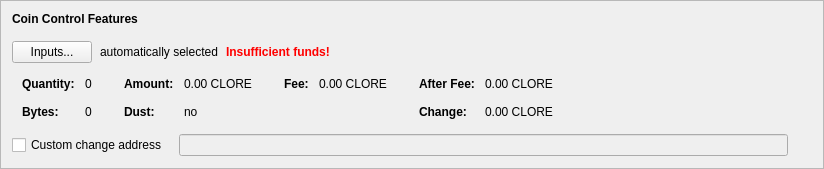
      <widget class="QFrame" name="frameCoinControl">
       <property name="sizePolicy">
        <sizepolicy hsizetype="Preferred" vsizetype="Fixed">
         <horstretch>0</horstretch>
         <verstretch>0</verstretch>
        </sizepolicy>
       </property>
       <property name="frameShape">
        <enum>QFrame::StyledPanel</enum>
       </property>
       <property name="frameShadow">
        <enum>QFrame::Raised</enum>
       </property>
       <layout class="QVBoxLayout" name="verticalLayout_4">
        <item>
         <layout class="QVBoxLayout" name="verticalLayoutCoinControl" stretch="0,0,0,0,0">
          <property name="spacing">
           <number>0</number>
          </property>
          <property name="sizeConstraint">
           <enum>QLayout::SetDefaultConstraint</enum>
          </property>
          <property name="leftMargin">
           <number>0</number>
          </property>
          <property name="topMargin">
           <number>0</number>
          </property>
          <item>
           <layout class="QHBoxLayout" name="horizontalLayoutCoinControl1">
            <property name="bottomMargin">
             <number>15</number>
            </property>
            <item>
             <widget class="QLabel" name="labelCoinControlFeatures">
              <property name="sizePolicy">
               <sizepolicy hsizetype="Preferred" vsizetype="Maximum">
                <horstretch>0</horstretch>
                <verstretch>0</verstretch>
               </sizepolicy>
              </property>
              <property name="font">
               <font>
                <weight>75</weight>
                <bold>true</bold>
               </font>
              </property>
              <property name="styleSheet">
               <string notr="true">font-weight:bold;</string>
              </property>
              <property name="text">
               <string>Coin Control Features</string>
              </property>
             </widget>
            </item>
           </layout>
          </item>
          <item>
           <layout class="QHBoxLayout" name="horizontalLayoutCoinControl2" stretch="0,0,0,0">
            <property name="spacing">
             <number>8</number>
            </property>
            <property name="bottomMargin">
             <number>10</number>
            </property>
            <item>
             <widget class="QPushButton" name="pushButtonCoinControl">
              <property name="styleSheet">
               <string notr="true"/>
              </property>
              <property name="text">
               <string>Inputs...</string>
              </property>
              <property name="autoDefault">
               <bool>false</bool>
              </property>
             </widget>
            </item>
            <item>
             <widget class="QLabel" name="labelCoinControlAutomaticallySelected">
              <property name="text">
               <string>automatically selected</string>
              </property>
              <property name="margin">
               <number>5</number>
              </property>
             </widget>
            </item>
            <item>
             <widget class="QLabel" name="labelCoinControlInsuffFunds">
              <property name="font">
               <font>
                <weight>75</weight>
                <bold>true</bold>
               </font>
              </property>
              <property name="styleSheet">
               <string notr="true">color:red;font-weight:bold;</string>
              </property>
              <property name="text">
               <string>Insufficient funds!</string>
              </property>
              <property name="margin">
               <number>5</number>
              </property>
             </widget>
            </item>
            <item>
             <spacer name="horizontalSpacerCoinControl">
              <property name="orientation">
               <enum>Qt::Horizontal</enum>
              </property>
              <property name="sizeHint" stdset="0">
               <size>
                <width>40</width>
                <height>1</height>
               </size>
              </property>
             </spacer>
            </item>
           </layout>
          </item>
          <item>
           <widget class="QWidget" name="widgetCoinControl" native="true">
            <property name="sizePolicy">
             <sizepolicy hsizetype="Preferred" vsizetype="Preferred">
              <horstretch>0</horstretch>
              <verstretch>0</verstretch>
             </sizepolicy>
            </property>
            <property name="minimumSize">
             <size>
              <width>0</width>
              <height>0</height>
             </size>
            </property>
            <property name="styleSheet">
             <string notr="true"/>
            </property>
            <layout class="QHBoxLayout" name="horizontalLayoutCoinControl5">
             <property name="leftMargin">
              <number>0</number>
             </property>
             <property name="topMargin">
              <number>0</number>
             </property>
             <property name="rightMargin">
              <number>0</number>
             </property>
             <property name="bottomMargin">
              <number>0</number>
             </property>
             <item>
              <layout class="QHBoxLayout" name="horizontalLayoutCoinControl3" stretch="0,0,0,1">
               <property name="spacing">
                <number>20</number>
               </property>
               <property name="topMargin">
                <number>0</number>
               </property>
               <property name="bottomMargin">
                <number>10</number>
               </property>
               <item>
                <layout class="QFormLayout" name="formLayoutCoinControl1">
                 <property name="horizontalSpacing">
                  <number>10</number>
                 </property>
                 <property name="verticalSpacing">
                  <number>14</number>
                 </property>
                 <property name="leftMargin">
                  <number>10</number>
                 </property>
                 <property name="topMargin">
                  <number>4</number>
                 </property>
                 <property name="rightMargin">
                  <number>6</number>
                 </property>
                 <item row="0" column="0">
                  <widget class="QLabel" name="labelCoinControlQuantityText">
                   <property name="font">
                    <font>
                     <weight>75</weight>
                     <bold>true</bold>
                    </font>
                   </property>
                   <property name="text">
                    <string>Quantity:</string>
                   </property>
                   <property name="margin">
                    <number>0</number>
                   </property>
                  </widget>
                 </item>
                 <item row="0" column="1">
                  <widget class="QLabel" name="labelCoinControlQuantity">
                   <property name="cursor">
                    <cursorShape>IBeamCursor</cursorShape>
                   </property>
                   <property name="contextMenuPolicy">
                    <enum>Qt::ActionsContextMenu</enum>
                   </property>
                   <property name="text">
                    <string notr="true">0</string>
                   </property>
                   <property name="margin">
                    <number>0</number>
                   </property>
                   <property name="textInteractionFlags">
                    <set>Qt::LinksAccessibleByMouse|Qt::TextSelectableByKeyboard|Qt::TextSelectableByMouse</set>
                   </property>
                  </widget>
                 </item>
                 <item row="1" column="0">
                  <widget class="QLabel" name="labelCoinControlBytesText">
                   <property name="font">
                    <font>
                     <weight>75</weight>
                     <bold>true</bold>
                    </font>
                   </property>
                   <property name="text">
                    <string>Bytes:</string>
                   </property>
                  </widget>
                 </item>
                 <item row="1" column="1">
                  <widget class="QLabel" name="labelCoinControlBytes">
                   <property name="cursor">
                    <cursorShape>IBeamCursor</cursorShape>
                   </property>
                   <property name="contextMenuPolicy">
                    <enum>Qt::ActionsContextMenu</enum>
                   </property>
                   <property name="text">
                    <string notr="true">0</string>
                   </property>
                   <property name="textInteractionFlags">
                    <set>Qt::LinksAccessibleByMouse|Qt::TextSelectableByKeyboard|Qt::TextSelectableByMouse</set>
                   </property>
                  </widget>
                 </item>
                </layout>
               </item>
               <item>
                <layout class="QFormLayout" name="formLayoutCoinControl2">
                 <property name="horizontalSpacing">
                  <number>10</number>
                 </property>
                 <property name="verticalSpacing">
                  <number>14</number>
                 </property>
                 <property name="leftMargin">
                  <number>6</number>
                 </property>
                 <property name="topMargin">
                  <number>4</number>
                 </property>
                 <property name="rightMargin">
                  <number>6</number>
                 </property>
                 <item row="0" column="0">
                  <widget class="QLabel" name="labelCoinControlAmountText">
                   <property name="font">
                    <font>
                     <weight>75</weight>
                     <bold>true</bold>
                    </font>
                   </property>
                   <property name="text">
                    <string>Amount:</string>
                   </property>
                   <property name="margin">
                    <number>0</number>
                   </property>
                  </widget>
                 </item>
                 <item row="0" column="1">
                  <widget class="QLabel" name="labelCoinControlAmount">
                   <property name="cursor">
                    <cursorShape>IBeamCursor</cursorShape>
                   </property>
                   <property name="contextMenuPolicy">
                    <enum>Qt::ActionsContextMenu</enum>
                   </property>
                   <property name="text">
                    <string notr="true">0.00 CLORE</string>
                   </property>
                   <property name="textInteractionFlags">
                    <set>Qt::LinksAccessibleByMouse|Qt::TextSelectableByKeyboard|Qt::TextSelectableByMouse</set>
                   </property>
                  </widget>
                 </item>
                 <item row="1" column="0">
                  <widget class="QLabel" name="labelCoinControlLowOutputText">
                   <property name="font">
                    <font>
                     <weight>75</weight>
                     <bold>true</bold>
                    </font>
                   </property>
                   <property name="text">
                    <string>Dust:</string>
                   </property>
                  </widget>
                 </item>
                 <item row="1" column="1">
                  <widget class="QLabel" name="labelCoinControlLowOutput">
                   <property name="cursor">
                    <cursorShape>IBeamCursor</cursorShape>
                   </property>
                   <property name="contextMenuPolicy">
                    <enum>Qt::ActionsContextMenu</enum>
                   </property>
                   <property name="text">
                    <string notr="true">no</string>
                   </property>
                   <property name="textInteractionFlags">
                    <set>Qt::LinksAccessibleByMouse|Qt::TextSelectableByKeyboard|Qt::TextSelectableByMouse</set>
                   </property>
                  </widget>
                 </item>
                </layout>
               </item>
               <item>
                <layout class="QFormLayout" name="formLayoutCoinControl3">
                 <property name="horizontalSpacing">
                  <number>10</number>
                 </property>
                 <property name="verticalSpacing">
                  <number>14</number>
                 </property>
                 <property name="leftMargin">
                  <number>6</number>
                 </property>
                 <property name="topMargin">
                  <number>4</number>
                 </property>
                 <property name="rightMargin">
                  <number>6</number>
                 </property>
                 <item row="0" column="0">
                  <widget class="QLabel" name="labelCoinControlFeeText">
                   <property name="font">
                    <font>
                     <weight>75</weight>
                     <bold>true</bold>
                    </font>
                   </property>
                   <property name="text">
                    <string>Fee:</string>
                   </property>
                   <property name="margin">
                    <number>0</number>
                   </property>
                  </widget>
                 </item>
                 <item row="0" column="1">
                  <widget class="QLabel" name="labelCoinControlFee">
                   <property name="cursor">
                    <cursorShape>IBeamCursor</cursorShape>
                   </property>
                   <property name="contextMenuPolicy">
                    <enum>Qt::ActionsContextMenu</enum>
                   </property>
                   <property name="text">
                    <string notr="true">0.00 CLORE</string>
                   </property>
                   <property name="textInteractionFlags">
                    <set>Qt::LinksAccessibleByMouse|Qt::TextSelectableByKeyboard|Qt::TextSelectableByMouse</set>
                   </property>
                  </widget>
                 </item>
                </layout>
               </item>
               <item>
                <layout class="QFormLayout" name="formLayoutCoinControl4">
                 <property name="horizontalSpacing">
                  <number>10</number>
                 </property>
                 <property name="verticalSpacing">
                  <number>14</number>
                 </property>
                 <property name="leftMargin">
                  <number>6</number>
                 </property>
                 <property name="topMargin">
                  <number>4</number>
                 </property>
                 <property name="rightMargin">
                  <number>6</number>
                 </property>
                 <item row="0" column="0">
                  <widget class="QLabel" name="labelCoinControlAfterFeeText">
                   <property name="font">
                    <font>
                     <weight>75</weight>
                     <bold>true</bold>
                    </font>
                   </property>
                   <property name="text">
                    <string>After Fee:</string>
                   </property>
                   <property name="margin">
                    <number>0</number>
                   </property>
                  </widget>
                 </item>
                 <item row="0" column="1">
                  <widget class="QLabel" name="labelCoinControlAfterFee">
                   <property name="cursor">
                    <cursorShape>IBeamCursor</cursorShape>
                   </property>
                   <property name="contextMenuPolicy">
                    <enum>Qt::ActionsContextMenu</enum>
                   </property>
                   <property name="text">
                    <string notr="true">0.00 CLORE</string>
                   </property>
                   <property name="textInteractionFlags">
                    <set>Qt::LinksAccessibleByMouse|Qt::TextSelectableByKeyboard|Qt::TextSelectableByMouse</set>
                   </property>
                  </widget>
                 </item>
                 <item row="1" column="0">
                  <widget class="QLabel" name="labelCoinControlChangeText">
                   <property name="font">
                    <font>
                     <weight>75</weight>
                     <bold>true</bold>
                    </font>
                   </property>
                   <property name="text">
                    <string>Change:</string>
                   </property>
                  </widget>
                 </item>
                 <item row="1" column="1">
                  <widget class="QLabel" name="labelCoinControlChange">
                   <property name="cursor">
                    <cursorShape>IBeamCursor</cursorShape>
                   </property>
                   <property name="contextMenuPolicy">
                    <enum>Qt::ActionsContextMenu</enum>
                   </property>
                   <property name="text">
                    <string notr="true">0.00 CLORE</string>
                   </property>
                   <property name="textInteractionFlags">
                    <set>Qt::LinksAccessibleByMouse|Qt::TextSelectableByKeyboard|Qt::TextSelectableByMouse</set>
                   </property>
                  </widget>
                 </item>
                </layout>
               </item>
              </layout>
             </item>
            </layout>
           </widget>
          </item>
          <item>
           <layout class="QHBoxLayout" name="horizontalLayoutCoinControl4" stretch="0,0,0">
            <property name="spacing">
             <number>12</number>
            </property>
            <property name="sizeConstraint">
             <enum>QLayout::SetDefaultConstraint</enum>
            </property>
            <property name="topMargin">
             <number>5</number>
            </property>
            <property name="rightMargin">
             <number>5</number>
            </property>
            <item>
             <widget class="QCheckBox" name="checkBoxCoinControlChange">
              <property name="toolTip">
               <string>If this is activated, but the change address is empty or invalid, change will be sent to a newly generated address.</string>
              </property>
              <property name="text">
               <string>Custom change address</string>
              </property>
             </widget>
            </item>
            <item>
             <widget class="QValidatedLineEdit" name="lineEditCoinControlChange">
              <property name="enabled">
               <bool>false</bool>
              </property>
              <property name="sizePolicy">
               <sizepolicy hsizetype="Expanding" vsizetype="Fixed">
                <horstretch>0</horstretch>
                <verstretch>0</verstretch>
               </sizepolicy>
              </property>
             </widget>
            </item>
            <item>
             <widget class="QLabel" name="labelCoinControlChangeLabel">
              <property name="sizePolicy">
               <sizepolicy hsizetype="Preferred" vsizetype="Expanding">
                <horstretch>0</horstretch>
                <verstretch>0</verstretch>
               </sizepolicy>
              </property>
              <property name="minimumSize">
               <size>
                <width>0</width>
                <height>0</height>
               </size>
              </property>
              <property name="text">
               <string/>
              </property>
              <property name="margin">
               <number>3</number>
              </property>
             </widget>
            </item>
           </layout>
          </item>
          <item>
           <spacer name="verticalSpacerCoinControl">
            <property name="orientation">
             <enum>Qt::Vertical</enum>
            </property>
            <property name="sizeType">
             <enum>QSizePolicy::Expanding</enum>
            </property>
            <property name="sizeHint" stdset="0">
             <size>
              <width>800</width>
              <height>1</height>
             </size>
            </property>
           </spacer>
          </item>
         </layout>
        </item>
       </layout>
      </widget>
